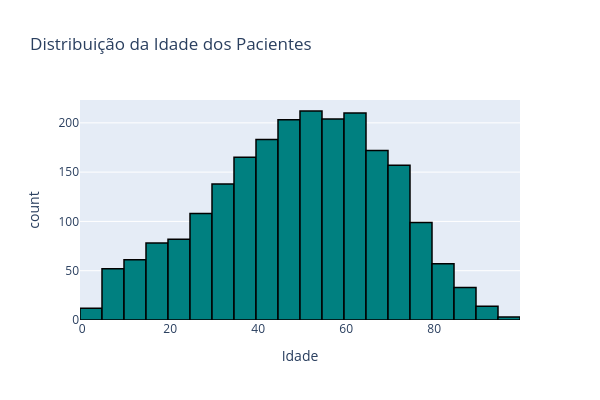

The notebook cell this image was saved under:
### Code cell
#Histograma para verificar a distribuição da idade dos pacientes
fig = px.histogram(df_analitico, x='Idade', nbins=20, title='Distribuição da Idade dos Pacientes', width=600, height=400, color_discrete_sequence=['teal'])
fig.update_traces(marker_line_color ='black', marker_line_width = 1.5)
fig.show()

### Figure 1 — Plotly figure (JSON) as saved in the notebook; plotly's stock layout.template omitted (floating-point values rounded to 4 significant figures; data arrays with more than 128 entries replaced by an {"elided": "..."} marker saying what was removed)
{"data": [{"bingroup": "x", "hovertemplate": "Idade=%{x}<br>count=%{y}<extra></extra>", "legendgroup": "", "marker": {"color": "teal", "line": {"color": "black", "width": 1.5}, "pattern": {"shape": ""}}, "name": "", "nbinsx": 20, "orientation": "v", "showlegend": false, "type": "histogram", "x": {"elided": "11946 float values"}, "xaxis": "x", "yaxis": "y"}], "layout": {"barmode": "relative", "height": 400, "legend": {"tracegroupgap": 0}, "title": {"text": "Distribuição da Idade dos Pacientes"}, "width": 600, "xaxis": {"anchor": "y", "domain": [0, 1], "title": {"text": "Idade"}}, "yaxis": {"anchor": "x", "domain": [0, 1], "title": {"text": "count"}}}}
